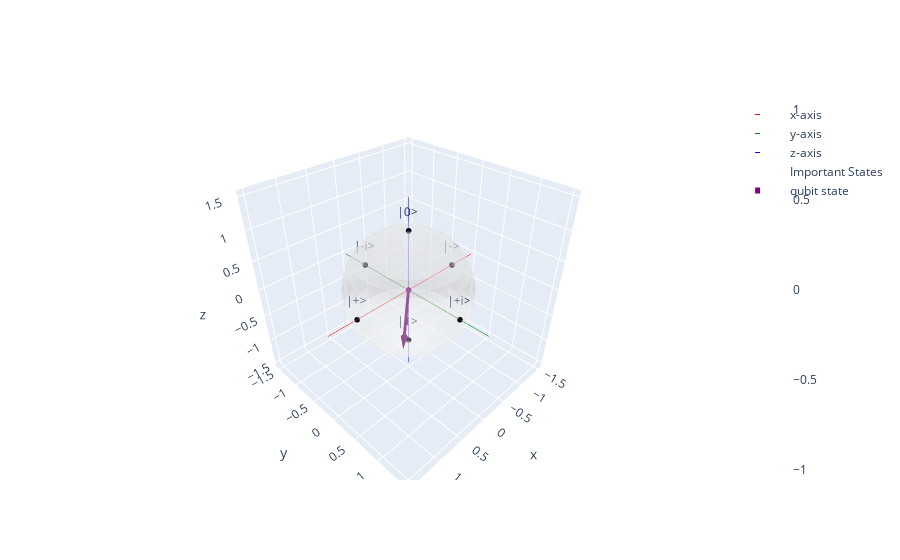

Notebook code for this chart:
### Markdown cell above
Next, plot the Bloch sphere and the vector corresponding to the given qubit state.

### Code cell
import plotly.express as px
import plotly.graph_objects as go

# Define axis line length
axis_range = [-1.5, 1.5]

# x-axis
x_axis = go.Scatter3d(
    x=axis_range,
    y=[0, 0],
    z=[0, 0],
    mode='lines',
    line=dict(color='red', width=1),
    name='x-axis'
)

# y-axis
y_axis = go.Scatter3d(
    x=[0, 0],
    y=axis_range,
    z=[0, 0],
    mode='lines',
    line=dict(color='green', width=1),
    name='y-axis'
)

# z-axis
z_axis = go.Scatter3d(
    x=[0, 0],
    y=[0, 0],
    z=axis_range,
    mode='lines',
    line=dict(color='blue', width=1),
    name='z-axis'
)

# Label the six important states
labeled_points = go.Scatter3d(
    x=[1, -1, 0, 0, 0, 0],
    y=[0, 0, 1, -1, 0, 0],
    z=[0, 0, 0, 0, 1, -1],  
    mode='markers+text',
    marker=dict(size=2, color='black'),
    text=['|+>', '|->', '|+i>', '|-i>', '|0>', '|1>'],  # Labels
    textposition='top center',
    name='Important States'
)

# Create sphere surface
u, v = np.mgrid[0:2*np.pi:20*2j, 0:np.pi:20*1j]
X = np.cos(u)*np.sin(v)
Y = np.sin(u)*np.sin(v)
Z = np.cos(v)
surface = go.Surface(x=X, y=Y, z=Z, opacity=0.4, colorscale=[[0, 'white'], [1, 'white']])

# Create qubit vector
X = np.cos(phi)*np.sin(theta)
Y = np.sin(phi)*np.sin(theta)
Z = np.cos(theta)
vector = go.Scatter3d(
    x=[0, X*0.8],
    y=[0, Y*0.8],
    z=[0, Z*0.8],
    mode='lines+markers',
    line=dict(color='purple', width=6),
    marker=dict(size=2, color='purple'),
    name='qubit state'
)
cone = go.Cone(
    x=[X],
    y=[Y],
    z=[Z],
    u=[X],
    v=[Y],
    w=[Z],
    sizemode='absolute',
    sizeref=0.2,
    anchor='tip',
    showscale=False,
    colorscale=[[0, 'purple'], [1, 'purple']]
)
print(X)


# Display the sphere and the points
fig = go.Figure(data=[surface, x_axis, y_axis, z_axis, labeled_points, vector, cone])
fig.update_xaxes(showline=True, linewidth=2, linecolor="black")
fig.show()

### Figure 1 — Plotly figure (JSON) as saved in the notebook; plotly's stock layout.template omitted (floating-point values rounded to 4 significant figures; data arrays with more than 128 entries replaced by an {"elided": "..."} marker saying what was removed)
{"data": [{"colorscale": [[0, "white"], [1, "white"]], "opacity": 0.4, "type": "surface", "x": {"elided": "40x20 float values"}, "y": {"elided": "40x20 float values"}, "z": {"elided": "40x20 float values"}}, {"line": {"color": "red", "width": 1}, "mode": "lines", "name": "x-axis", "type": "scatter3d", "x": [-1.5, 1.5], "y": [0, 0], "z": [0, 0]}, {"line": {"color": "green", "width": 1}, "mode": "lines", "name": "y-axis", "type": "scatter3d", "x": [0, 0], "y": [-1.5, 1.5], "z": [0, 0]}, {"line": {"color": "blue", "width": 1}, "mode": "lines", "name": "z-axis", "type": "scatter3d", "x": [0, 0], "y": [0, 0], "z": [-1.5, 1.5]}, {"marker": {"color": "black", "size": 2}, "mode": "markers+text", "name": "Important States", "text": ["|+>", "|->", "|+i>", "|-i>", "|0>", "|1>"], "textposition": "top center", "type": "scatter3d", "x": [1, -1, 0, 0, 0, 0], "y": [0, 0, 1, -1, 0, 0], "z": [0, 0, 0, 0, 1, -1]}, {"line": {"color": "purple", "width": 6}, "marker": {"color": "purple", "size": 2}, "mode": "lines+markers", "name": "qubit state", "type": "scatter3d", "x": [0, 0.5734], "y": [0, 0.49], "z": [0, -0.2667]}, {"anchor": "tip", "colorscale": [[0, "purple"], [1, "purple"]], "showscale": false, "sizemode": "absolute", "sizeref": 0.2, "type": "cone", "u": [0.7168], "v": [0.6125], "w": [-0.3333], "x": [0.7168], "y": [0.6125], "z": [-0.3333]}], "layout": {"xaxis": {"linecolor": "black", "linewidth": 2, "showline": true}}}
